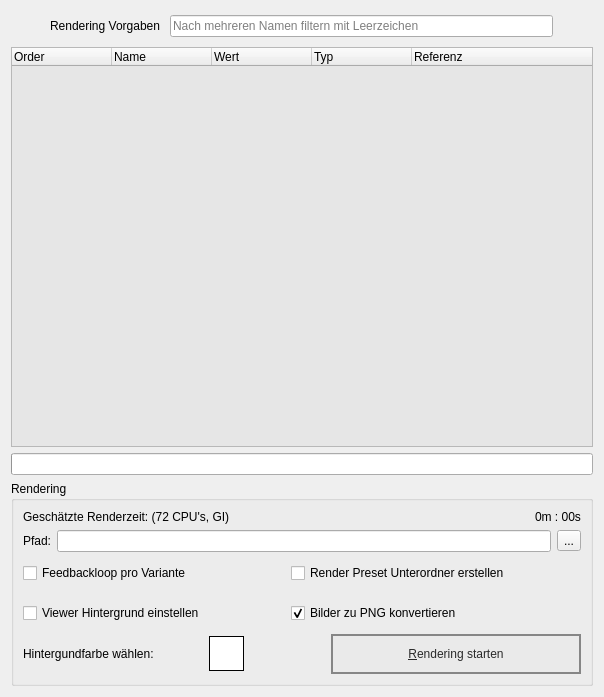
       <widget class="QWidget" name="Rendering">
        <attribute name="icon">
         <iconset resource="res/preset_editor_rsc.qrc">
          <normaloff>:/type/img.png</normaloff>:/type/img.png</iconset>
        </attribute>
        <attribute name="title">
         <string>Renderliste</string>
        </attribute>
        <layout class="QVBoxLayout" name="verticalLayout_3">
         <item>
          <layout class="QHBoxLayout" name="horizontalLayout_Renderlist">
           <property name="spacing">
            <number>9</number>
           </property>
           <property name="leftMargin">
            <number>0</number>
           </property>
           <item alignment="Qt::AlignLeft">
            <widget class="QPushButton" name="pushButton_Ren_sort">
             <property name="maximumSize">
              <size>
               <width>30</width>
               <height>40</height>
              </size>
             </property>
             <property name="statusTip">
              <string>Sortiert gesamte Tabelle von zum Beispiel 1, 3, 8 zu 1,2,3</string>
             </property>
             <property name="icon">
              <iconset resource="res/preset_editor_rsc.qrc">
               <normaloff>:/main/navicon.png</normaloff>:/main/navicon.png</iconset>
             </property>
             <property name="iconSize">
              <size>
               <width>30</width>
               <height>30</height>
              </size>
             </property>
             <property name="checkable">
              <bool>false</bool>
             </property>
             <property name="flat">
              <bool>true</bool>
             </property>
            </widget>
           </item>
           <item>
            <widget class="QLabel" name="label_Renderlist">
             <property name="minimumSize">
              <size>
               <width>0</width>
               <height>30</height>
              </size>
             </property>
             <property name="maximumSize">
              <size>
               <width>150</width>
               <height>16777215</height>
              </size>
             </property>
             <property name="statusTip">
              <string>Doppelklick passt Spaltenbreite an Inhalte an.</string>
             </property>
             <property name="text">
              <string>Rendering Vorgaben</string>
             </property>
             <property name="textFormat">
              <enum>Qt::RichText</enum>
             </property>
             <property name="alignment">
              <set>Qt::AlignLeading|Qt::AlignLeft|Qt::AlignVCenter</set>
             </property>
             <property name="margin">
              <number>0</number>
             </property>
            </widget>
           </item>
           <item>
            <widget class="QLineEdit" name="lineEdit_Ren_filter">
             <property name="sizePolicy">
              <sizepolicy hsizetype="Expanding" vsizetype="Fixed">
               <horstretch>0</horstretch>
               <verstretch>0</verstretch>
              </sizepolicy>
             </property>
             <property name="statusTip">
              <string>Filter Benutzer Presets nach Namen.</string>
             </property>
             <property name="layoutDirection">
              <enum>Qt::LeftToRight</enum>
             </property>
             <property name="placeholderText">
              <string>Nach mehreren Namen filtern mit Leerzeichen</string>
             </property>
             <property name="cursorMoveStyle">
              <enum>Qt::VisualMoveStyle</enum>
             </property>
            </widget>
           </item>
           <item>
            <widget class="QPushButton" name="pushButton_delRender">
             <property name="maximumSize">
              <size>
               <width>40</width>
               <height>40</height>
              </size>
             </property>
             <property name="font">
              <font>
               <pointsize>6</pointsize>
              </font>
             </property>
             <property name="statusTip">
              <string>Doppelklick leert die Varianten Liste.</string>
             </property>
             <property name="icon">
              <iconset resource="res/preset_editor_rsc.qrc">
               <normaloff>:/main/trash-a.png</normaloff>:/main/trash-a.png</iconset>
             </property>
             <property name="iconSize">
              <size>
               <width>30</width>
               <height>30</height>
              </size>
             </property>
             <property name="flat">
              <bool>true</bool>
             </property>
            </widget>
           </item>
          </layout>
         </item>
         <item>
          <widget class="TreeInternalDrop" name="treeWidget_render">
           <property name="sizePolicy">
            <sizepolicy hsizetype="Expanding" vsizetype="Expanding">
             <horstretch>20</horstretch>
             <verstretch>0</verstretch>
            </sizepolicy>
           </property>
           <property name="minimumSize">
            <size>
             <width>500</width>
             <height>400</height>
            </size>
           </property>
           <property name="palette">
            <palette>
             <active>
              <colorrole role="Base">
               <brush brushstyle="SolidPattern">
                <color alpha="255">
                 <red>230</red>
                 <green>230</green>
                 <blue>230</blue>
                </color>
               </brush>
              </colorrole>
             </active>
             <inactive>
              <colorrole role="Base">
               <brush brushstyle="SolidPattern">
                <color alpha="255">
                 <red>230</red>
                 <green>230</green>
                 <blue>230</blue>
                </color>
               </brush>
              </colorrole>
             </inactive>
             <disabled>
              <colorrole role="Base">
               <brush brushstyle="SolidPattern">
                <color alpha="255">
                 <red>240</red>
                 <green>240</green>
                 <blue>240</blue>
                </color>
               </brush>
              </colorrole>
             </disabled>
            </palette>
           </property>
           <property name="mouseTracking">
            <bool>true</bool>
           </property>
           <property name="statusTip">
            <string>Zu rendernde Render Presets hier ablegen.</string>
           </property>
           <property name="frameShadow">
            <enum>QFrame::Plain</enum>
           </property>
           <property name="dragDropMode">
            <enum>QAbstractItemView::InternalMove</enum>
           </property>
           <property name="alternatingRowColors">
            <bool>true</bool>
           </property>
           <property name="selectionMode">
            <enum>QAbstractItemView::ExtendedSelection</enum>
           </property>
           <property name="uniformRowHeights">
            <bool>true</bool>
           </property>
           <property name="sortingEnabled">
            <bool>false</bool>
           </property>
           <property name="animated">
            <bool>true</bool>
           </property>
           <property name="wordWrap">
            <bool>true</bool>
           </property>
           <attribute name="headerDefaultSectionSize">
            <number>100</number>
           </attribute>
           <column>
            <property name="text">
             <string>Order</string>
            </property>
           </column>
           <column>
            <property name="text">
             <string>Name</string>
            </property>
           </column>
           <column>
            <property name="text">
             <string>Wert</string>
            </property>
           </column>
           <column>
            <property name="text">
             <string>Typ</string>
            </property>
           </column>
           <column>
            <property name="text">
             <string>Referenz</string>
            </property>
           </column>
          </widget>
         </item>
         <item>
          <widget class="QProgressBar" name="progressBar_render">
           <property name="value">
            <number>0</number>
           </property>
           <property name="textVisible">
            <bool>false</bool>
           </property>
           <property name="orientation">
            <enum>Qt::Horizontal</enum>
           </property>
           <property name="invertedAppearance">
            <bool>false</bool>
           </property>
          </widget>
         </item>
         <item>
          <widget class="QGroupBox" name="groupBox">
           <property name="maximumSize">
            <size>
             <width>16777215</width>
             <height>250</height>
            </size>
           </property>
           <property name="title">
            <string>Rendering</string>
           </property>
           <layout class="QVBoxLayout" name="verticalLayout_4" stretch="0,0,0,0">
            <item>
             <layout class="QHBoxLayout" name="horizontalLayout_4">
              <item alignment="Qt::AlignLeft">
               <widget class="QLabel" name="label">
                <property name="statusTip">
                 <string>Kalkuliert anhand horizontaler Auflösung und Sampling die Renderzeit in Global Illumination mit 72 CPU Kernen @2,4GHz</string>
                </property>
                <property name="text">
                 <string>Geschätzte Renderzeit: (72 CPU's, GI)</string>
                </property>
               </widget>
              </item>
              <item alignment="Qt::AlignRight">
               <widget class="QLabel" name="label_renderTime">
                <property name="text">
                 <string>0m : 00s</string>
                </property>
               </widget>
              </item>
             </layout>
            </item>
            <item>
             <layout class="QHBoxLayout" name="horizontalLayout_2">
              <item>
               <widget class="QLabel" name="label_RenderPath">
                <property name="text">
                 <string>Pfad:</string>
                </property>
               </widget>
              </item>
              <item>
               <widget class="QLineEdit" name="lineEdit_currentRenderPath">
                <property name="statusTip">
                 <string>Pfad zum Ausgabe Ordner. (.) Punkt bedeutet relativ zur ausgeführten Datei.</string>
                </property>
               </widget>
              </item>
              <item>
               <widget class="QToolButton" name="toolButton_changeRenderPath">
                <property name="statusTip">
                 <string>Datei Dialog um Ausgabe Ordner festzulegen.</string>
                </property>
                <property name="text">
                 <string>...</string>
                </property>
               </widget>
              </item>
             </layout>
            </item>
            <item>
             <layout class="QGridLayout" name="gridLayout">
              <property name="horizontalSpacing">
               <number>5</number>
              </property>
              <property name="verticalSpacing">
               <number>10</number>
              </property>
              <item row="1" column="1">
               <widget class="QCheckBox" name="checkBox_convertToPng">
                <property name="minimumSize">
                 <size>
                  <width>230</width>
                  <height>30</height>
                 </size>
                </property>
                <property name="maximumSize">
                 <size>
                  <width>230</width>
                  <height>30</height>
                 </size>
                </property>
                <property name="text">
                 <string>Bilder zu PNG konvertieren</string>
                </property>
                <property name="checked">
                 <bool>true</bool>
                </property>
               </widget>
              </item>
              <item row="0" column="0" alignment="Qt::AlignLeft">
               <widget class="QCheckBox" name="checkBox_renderTimeout">
                <property name="minimumSize">
                 <size>
                  <width>0</width>
                  <height>30</height>
                 </size>
                </property>
                <property name="statusTip">
                 <string>Verhindert unter Umständen das Ausbleiben von Variantenschaltungen wenn DeltaGen bei aktiviertem RT/GI lange Zeit nicht ansprechbereit ist.</string>
                </property>
                <property name="text">
                 <string>Feedbackloop pro Variante</string>
                </property>
               </widget>
              </item>
              <item row="0" column="1">
               <widget class="QCheckBox" name="checkBox_createPresetDir">
                <property name="minimumSize">
                 <size>
                  <width>290</width>
                  <height>30</height>
                 </size>
                </property>
                <property name="maximumSize">
                 <size>
                  <width>290</width>
                  <height>16777215</height>
                 </size>
                </property>
                <property name="statusTip">
                 <string>Erstellt einen Unterordner benannt nach dem Render Preset.</string>
                </property>
                <property name="text">
                 <string>Render Preset Unterordner erstellen</string>
                </property>
               </widget>
              </item>
              <item row="1" column="0" alignment="Qt::AlignLeft">
               <widget class="QCheckBox" name="checkBox_applyBg">
                <property name="minimumSize">
                 <size>
                  <width>260</width>
                  <height>30</height>
                 </size>
                </property>
                <property name="maximumSize">
                 <size>
                  <width>260</width>
                  <height>30</height>
                 </size>
                </property>
                <property name="text">
                 <string>Viewer Hintergrund einstellen</string>
                </property>
               </widget>
              </item>
             </layout>
            </item>
            <item>
             <layout class="QHBoxLayout" name="horizontalLayout_6">
              <item>
               <widget class="QLabel" name="colorBgr_label">
                <property name="minimumSize">
                 <size>
                  <width>180</width>
                  <height>40</height>
                 </size>
                </property>
                <property name="maximumSize">
                 <size>
                  <width>180</width>
                  <height>40</height>
                 </size>
                </property>
                <property name="text">
                 <string>Hintergundfarbe wählen:</string>
                </property>
                <property name="alignment">
                 <set>Qt::AlignLeading|Qt::AlignLeft|Qt::AlignVCenter</set>
                </property>
                <property name="margin">
                 <number>0</number>
                </property>
               </widget>
              </item>
              <item>
               <widget class="QColorButton" name="pushButton_Bgr">
                <property name="minimumSize">
                 <size>
                  <width>35</width>
                  <height>35</height>
                 </size>
                </property>
                <property name="maximumSize">
                 <size>
                  <width>35</width>
                  <height>35</height>
                 </size>
                </property>
                <property name="styleSheet">
                 <string notr="true">background: rgb(255, 255, 255); border: 1px solid rgb(0, 0, 0)</string>
                </property>
                <property name="icon">
                 <iconset resource="res/preset_editor_rsc.qrc">
                  <normaloff>:/main/paint.png</normaloff>:/main/paint.png</iconset>
                </property>
                <property name="flat">
                 <bool>true</bool>
                </property>
               </widget>
              </item>
              <item alignment="Qt::AlignHCenter">
               <widget class="QPushButton" name="pushButton_abortRender">
                <property name="enabled">
                 <bool>false</bool>
                </property>
                <property name="sizePolicy">
                 <sizepolicy hsizetype="Preferred" vsizetype="Fixed">
                  <horstretch>0</horstretch>
                  <verstretch>0</verstretch>
                 </sizepolicy>
                </property>
                <property name="minimumSize">
                 <size>
                  <width>75</width>
                  <height>40</height>
                 </size>
                </property>
                <property name="maximumSize">
                 <size>
                  <width>75</width>
                  <height>40</height>
                 </size>
                </property>
                <property name="statusTip">
                 <string>Bricht laufende Sendung an DeltaGen ab.</string>
                </property>
                <property name="icon">
                 <iconset resource="res/preset_editor_rsc.qrc">
                  <normaloff>:/main/close.png</normaloff>:/main/close.png</iconset>
                </property>
                <property name="iconSize">
                 <size>
                  <width>30</width>
                  <height>30</height>
                 </size>
                </property>
                <property name="flat">
                 <bool>true</bool>
                </property>
               </widget>
              </item>
              <item alignment="Qt::AlignRight">
               <widget class="QPushButton" name="pushButton_startRender">
                <property name="minimumSize">
                 <size>
                  <width>250</width>
                  <height>40</height>
                 </size>
                </property>
                <property name="maximumSize">
                 <size>
                  <width>320</width>
                  <height>40</height>
                 </size>
                </property>
                <property name="styleSheet">
                 <string notr="true">* {background: rgb(234, 234, 234); color: rgb(42, 42, 42); border: 2px solid rgb(134, 134, 134); padding-left: 10px; padding-right: 10px;}
*:hover {background: rgb(255,255,255)}</string>
                </property>
                <property name="text">
                 <string>&amp;Rendering starten</string>
                </property>
                <property name="icon">
                 <iconset resource="res/preset_editor_rsc.qrc">
                  <normaloff>:/main/forward.png</normaloff>:/main/forward.png</iconset>
                </property>
               </widget>
              </item>
             </layout>
            </item>
           </layout>
          </widget>
         </item>
        </layout>
       </widget>
